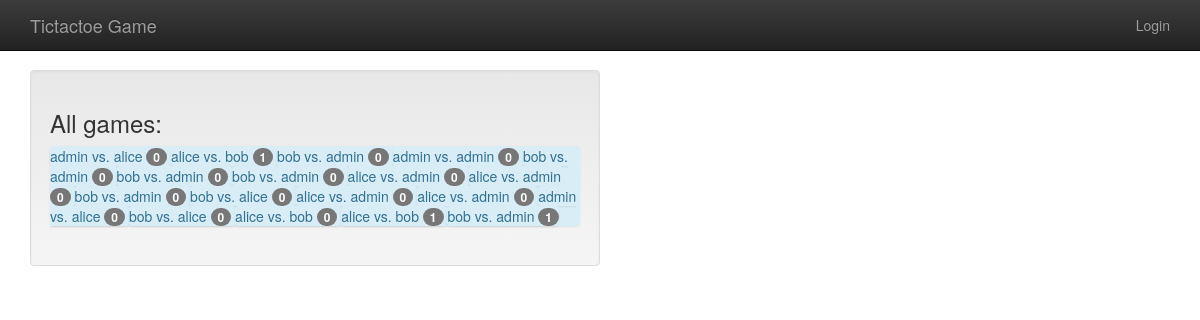
Page /game/all on the committed database.
### gameplay/models.py (models this page shows, shortened)
@ python_2_unicode_compatible
class Game(models.Model):
    first_player = models.ForeignKey(User, on_delete=models.CASCADE, related_name="game_first_player")
    second_player = models.ForeignKey(User, on_delete=models.CASCADE, related_name="game_second_player")
    start_time = models.DateTimeField(auto_now_add=True)
    last_active = models.DateTimeField(auto_now=True)
    status = models.CharField(max_length=1, default="F", choices=GAME_STATUS_CHOICES)
    objects = GamesQuerySet.as_manager()
    def get_absolute_url(self):
        return reverse('gameplay_detail', args=[self.id])
    def __str__(self):
        return"{0} vs. {1}".format(self.first_player, self.second_player)

### gameplay/views.py (the view)
# urls.py: url('all$', AllGamesList.as_view()),
class AllGamesList(ListView):
    model = Game

### templates/gameplay/game_list.html
{% extends "base.html" %}
{% block content %}
    <div class="well col-sm-6">
        <h3>All games:</h3>
        {% include "player/game_list_snippet.html" with games_list=object_list %}
    </div>
{% endblock content %}

### templates/player/game_list_snippet.html (shortened to what this page needs)
{% if games_list %}
    <div class="list-group bg-info">
        {% for game in games_list %}
            <a class="list-group item list-group-item-info"
                href="{{ game.get_absolute_url }}">
                {{ game }}
                <span class="badge">{{ game.move_set.count }}</span>
            </a>
        {% endfor %}
    </div>
{% else %}
    There is nothing here.
{% endif %}

### templates/base.html (style rules this page uses)
body { padding-top: 70px; padding-bottom: 20px; }

### rows in the picture
Game: first_player+second_player "admin vs. alice", move_set.count "0"
Game: first_player+second_player "alice vs. bob", move_set.count "1"
Game: first_player+second_player "bob vs. admin", move_set.count "0"
Game: first_player+second_player "admin vs. admin", move_set.count "0"
Game: first_player+second_player "bob vs. admin", move_set.count "0"
Game: first_player+second_player "bob vs. admin", move_set.count "0"
Game: first_player+second_player "bob vs. admin", move_set.count "0"
Game: first_player+second_player "alice vs. admin", move_set.count "0"
Game: first_player+second_player "alice vs. admin", move_set.count "0"
Game: first_player+second_player "bob vs. admin", move_set.count "0"
Game: first_player+second_player "bob vs. alice", move_set.count "0"
Game: first_player+second_player "alice vs. admin", move_set.count "0"
Game: first_player+second_player "alice vs. admin", move_set.count "0"
Game: first_player+second_player "admin vs. alice", move_set.count "0"
Game: first_player+second_player "bob vs. alice", move_set.count "0"
Game: first_player+second_player "alice vs. bob", move_set.count "0"
Game: first_player+second_player "alice vs. bob", move_set.count "1"
Game: first_player+second_player "bob vs. admin", move_set.count "1"
